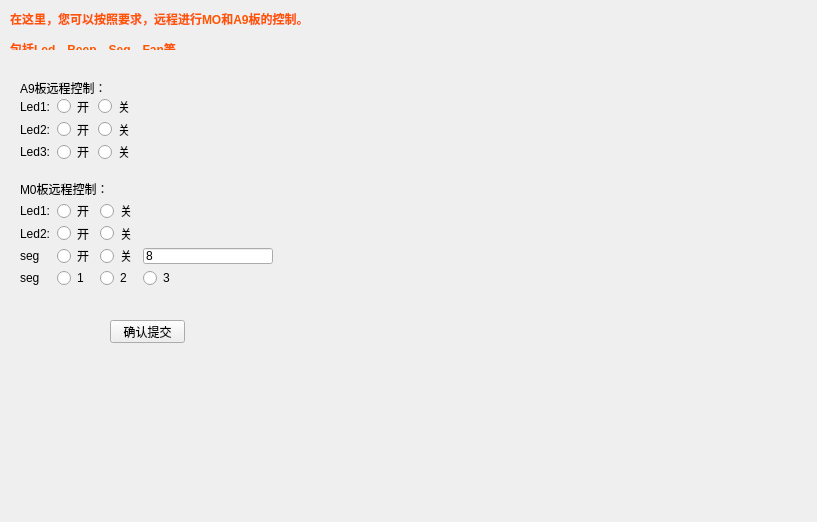
<?xml version="1.0" encoding="UTF-8"?>
<ui version="4.0">
 <class>CtlWindow</class>
 <widget class="QWidget" name="CtlWindow">
  <property name="geometry">
   <rect>
    <x>0</x>
    <y>0</y>
    <width>817</width>
    <height>522</height>
   </rect>
  </property>
  <property name="windowTitle">
   <string>Form</string>
  </property>
  <widget class="QLabel" name="label">
   <property name="geometry">
    <rect>
     <x>10</x>
     <y>10</y>
     <width>314</width>
     <height>40</height>
    </rect>
   </property>
   <property name="text">
    <string>&lt;html&gt;&lt;head/&gt;&lt;body&gt;&lt;p&gt;&lt;span style=&quot; font-weight:600; color:#ff5500;&quot;&gt;在这里，您可以按照要求，远程进行MO和A9板的控制。&lt;/span&gt;&lt;/p&gt;&lt;p&gt;&lt;span style=&quot; font-weight:600; color:#ff5500;&quot;&gt;包括Led、Beep、Seg、Fan等。&lt;/span&gt;&lt;/p&gt;&lt;/body&gt;&lt;/html&gt;</string>
   </property>
  </widget>
  <widget class="QLabel" name="label_5">
   <property name="geometry">
    <rect>
     <x>20</x>
     <y>80</y>
     <width>84</width>
     <height>16</height>
    </rect>
   </property>
   <property name="text">
    <string>A9板远程控制：</string>
   </property>
  </widget>
  <widget class="QWidget" name="layoutWidget">
   <property name="geometry">
    <rect>
     <x>20</x>
     <y>98</y>
     <width>114</width>
     <height>62</height>
    </rect>
   </property>
   <layout class="QGridLayout" name="gridLayout">
    <item row="0" column="0">
     <widget class="QLabel" name="label_2">
      <property name="text">
       <string>Led1:</string>
      </property>
     </widget>
    </item>
    <item row="0" column="2">
     <widget class="QRadioButton" name="radioButton_2">
      <property name="text">
       <string>关</string>
      </property>
     </widget>
    </item>
    <item row="1" column="0">
     <widget class="QLabel" name="label_3">
      <property name="text">
       <string>Led2:</string>
      </property>
     </widget>
    </item>
    <item row="1" column="1">
     <widget class="QRadioButton" name="radioButton_4">
      <property name="text">
       <string>开</string>
      </property>
     </widget>
    </item>
    <item row="1" column="2">
     <widget class="QRadioButton" name="radioButton_3">
      <property name="text">
       <string>关</string>
      </property>
     </widget>
    </item>
    <item row="2" column="0">
     <widget class="QLabel" name="label_4">
      <property name="text">
       <string>Led3:</string>
      </property>
     </widget>
    </item>
    <item row="2" column="1">
     <widget class="QRadioButton" name="radioButton_6">
      <property name="text">
       <string>开</string>
      </property>
     </widget>
    </item>
    <item row="2" column="2">
     <widget class="QRadioButton" name="radioButton_5">
      <property name="text">
       <string>关</string>
      </property>
     </widget>
    </item>
    <item row="0" column="1">
     <widget class="QRadioButton" name="radioButton">
      <property name="text">
       <string>开</string>
      </property>
     </widget>
    </item>
   </layout>
  </widget>
  <widget class="QPushButton" name="pushButton">
   <property name="geometry">
    <rect>
     <x>110</x>
     <y>320</y>
     <width>75</width>
     <height>23</height>
    </rect>
   </property>
   <property name="text">
    <string>确认提交</string>
   </property>
  </widget>
  <widget class="QWidget" name="layoutWidget_2">
   <property name="geometry">
    <rect>
     <x>20</x>
     <y>180</y>
     <width>253</width>
     <height>106</height>
    </rect>
   </property>
   <layout class="QGridLayout" name="gridLayout_2">
    <item row="0" column="0" colspan="3">
     <widget class="QLabel" name="label_6">
      <property name="text">
       <string>M0板远程控制：</string>
      </property>
     </widget>
    </item>
    <item row="1" column="0">
     <widget class="QLabel" name="label_7">
      <property name="text">
       <string>Led1:</string>
      </property>
     </widget>
    </item>
    <item row="1" column="1">
     <widget class="QRadioButton" name="radioButton_7">
      <property name="text">
       <string>开</string>
      </property>
     </widget>
    </item>
    <item row="1" column="2">
     <widget class="QRadioButton" name="radioButton_8">
      <property name="text">
       <string>关</string>
      </property>
     </widget>
    </item>
    <item row="2" column="0">
     <widget class="QLabel" name="label_8">
      <property name="text">
       <string>Led2:</string>
      </property>
     </widget>
    </item>
    <item row="2" column="1">
     <widget class="QRadioButton" name="radioButton_9">
      <property name="text">
       <string>开</string>
      </property>
     </widget>
    </item>
    <item row="2" column="2">
     <widget class="QRadioButton" name="radioButton_10">
      <property name="text">
       <string>关</string>
      </property>
     </widget>
    </item>
    <item row="3" column="0">
     <widget class="QLabel" name="label_9">
      <property name="text">
       <string>seg</string>
      </property>
     </widget>
    </item>
    <item row="3" column="1">
     <widget class="QRadioButton" name="radioButton_11">
      <property name="text">
       <string>开</string>
      </property>
     </widget>
    </item>
    <item row="3" column="2">
     <widget class="QRadioButton" name="radioButton_12">
      <property name="text">
       <string>关</string>
      </property>
     </widget>
    </item>
    <item row="3" column="3">
     <widget class="QLineEdit" name="lineEdit">
      <property name="text">
       <string>8</string>
      </property>
     </widget>
    </item>
    <item row="4" column="0">
     <widget class="QLabel" name="label_10">
      <property name="text">
       <string>seg</string>
      </property>
     </widget>
    </item>
    <item row="4" column="1">
     <widget class="QRadioButton" name="radioButton_13">
      <property name="text">
       <string>1</string>
      </property>
     </widget>
    </item>
    <item row="4" column="2">
     <widget class="QRadioButton" name="radioButton_14">
      <property name="text">
       <string>2</string>
      </property>
     </widget>
    </item>
    <item row="4" column="3">
     <widget class="QRadioButton" name="radioButton_15">
      <property name="text">
       <string>3</string>
      </property>
     </widget>
    </item>
   </layout>
  </widget>
 </widget>
 <resources/>
 <connections/>
</ui>
